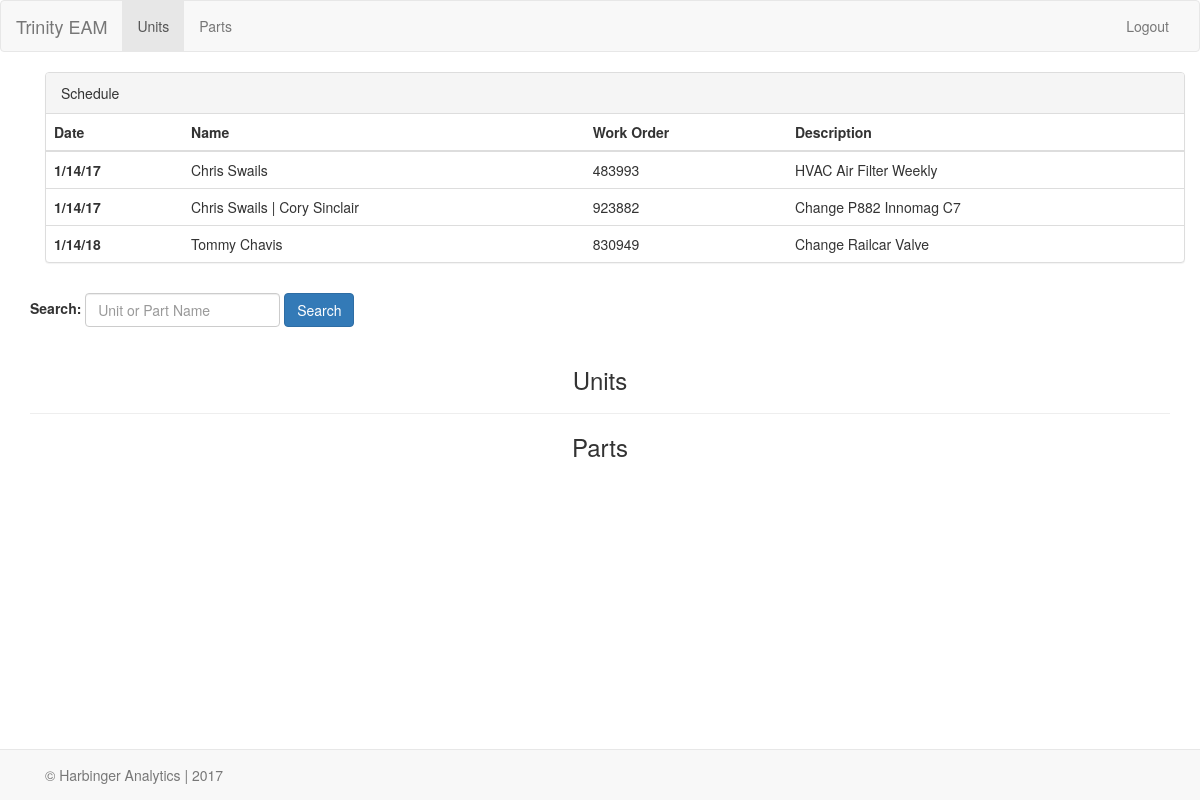
The page / (signed in) on the database as committed earlier.
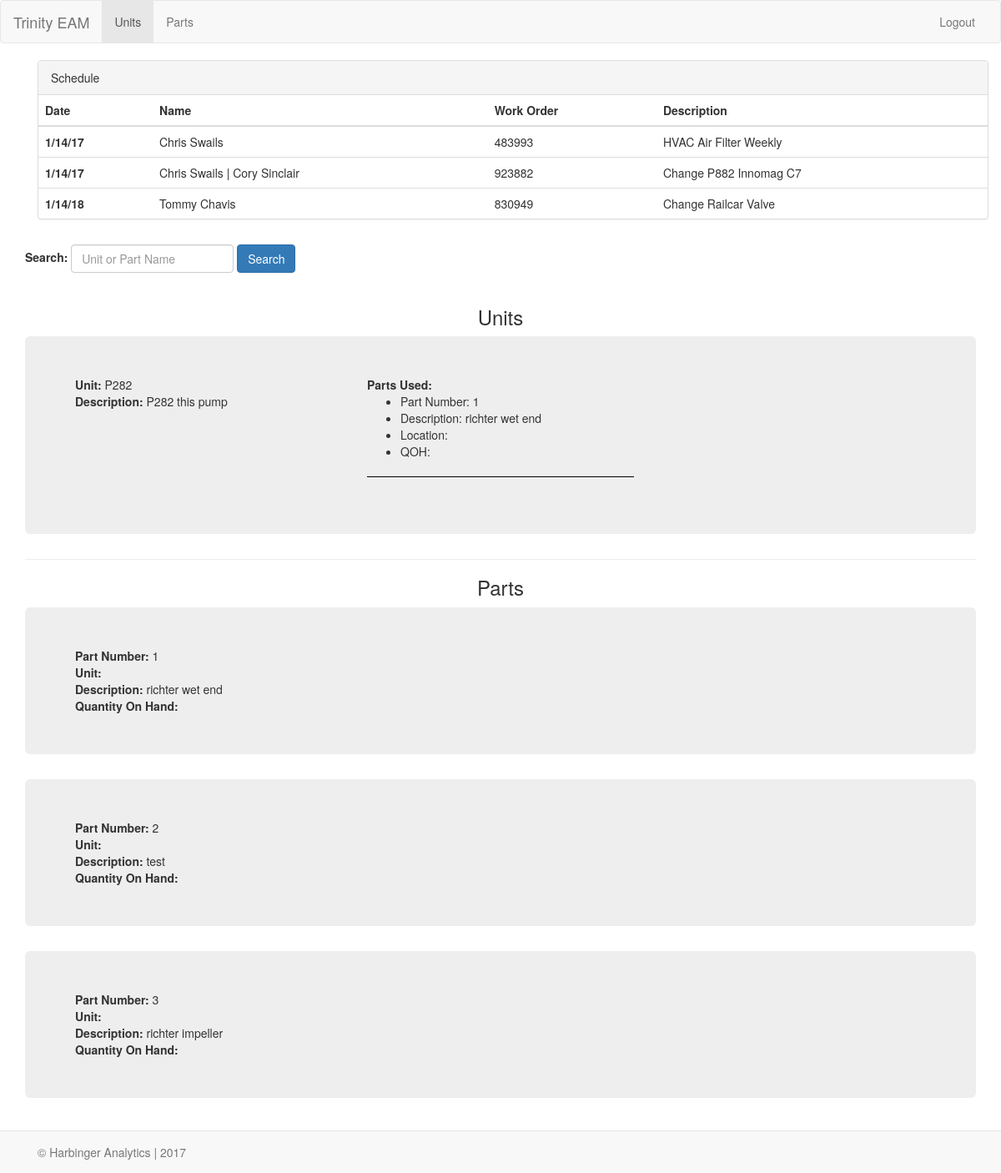
The same page on the database as committed later.
### models.py (models this page shows, shortened)
class Unit(db.Model):
    __tablename__="unit"
    id=db.Column(db.Integer, primary_key=True)
    unit_name=db.Column(db.String(200), unique=True)
    description=db.Column(db.String(1000), nullable=True)

class Part(db.Model):
    __tablename__="part"
    id=db.Column(db.Integer, primary_key=True)
    description=db.Column(db.String(1000), nullable=False)
    units=db.relationship('Unit', secondary='unit_part', backref=db.backref('spares', lazy='dynamic'))
    warehouses=db.relationship('Warehouse', secondary='warehouse_part', backref=db.backref('location', lazy='dynamic'))

### app.py (the view)
@app.route('/')
@login_required
def home():
    units=db.session.query(Unit).all()
    parts=db.session.query(Part).all()
    return render_template('index.html', units=units, parts=parts)

### app.py (called while the page is built)
def login_required(f):
    @wraps(f)
    def wrap(*args, **kwargs):
        if 'logged_in' in session:
            return f(*args, **kwargs)
        else:
            flash('You need to login first.')
            return redirect(url_for('login'))
    return wrap

### templates/index.html (shortened to what this page needs)
{% extends "base.html" %}
{% block content %}
<div class="container">
    <div class="panel panel-default">
    <div class="panel-heading">Schedule</div>
    <table class="table table-sm">
    <thead>
      <tr>
        <th>Date</th>
        <th>Name</th>
        <th>Work Order</th>
        <th>Description</th>
      </tr>
    </thead>
    <tbody>
      <tr>
        <th scope="row">1/14/17</th>
        <td>Chris Swails</td>
        <td>483993</td>
        <td>HVAC Air Filter Weekly</td>
      </tr>
      <tr>
        <th scope="row">1/14/17</th>
        <td>Chris Swails | Cory Sinclair</td>
        <td>923882</td>
        <td>Change P882 Innomag C7</td>
      </tr>
      <tr>
        <th scope="row">1/14/18</th>
        <td>Tommy Chavis</td>
        <td>830949</td>
        <td>Change Railcar Valve</td>
      </tr>
    </tbody>
  </table>
  </div>
</div>
<form class="form-inline">
  <div class="form-group">
    <label for="example-search-input" class="col-4 col-form-label">Search:</label>
      <input class="form-control" type="search" placeholder="Unit or Part Name" id="search-input">
      <button type="submit" class="btn btn-primary">Search</button>
  </div>
</form>
<br>
  <h3 class="text-center">Units</h3>
  {% for unit in units %}
  <div class="jumbotron">
    <div class="row">
      <div class="col-md-4">
    <strong>Unit:</strong> {{ unit.unit_name }} <br>
    <strong>Description:</strong> {{ unit.description }} <br>
  </div>
      <div class="col-md-4">
    <strong>Parts Used:</strong>  {% for each in unit.spares %}
      <ul>
        <li>Part Number: {{ each.id}}</li>
        <li>Description: {{each.description}}</li>
        <li>Location: </li>
        <li>QOH:</li>
      </ul>
      <hr style="border-color: black;">
    {% endfor %}
  </div>
  </div>
</div>
    {% endfor %}
  <hr>
  <h3 class="text-center">Parts</h3>
{% for part in parts %}
<div class="jumbotron">
  <strong>Part Number:</strong> {{ part.id }}<br>
  <strong>Unit:</strong> {{ part.name }} <br>
  <strong>Description:</strong> {{ part.description }} <br>
  <strong>Quantity On Hand:</strong> {{part.quantity_on_hand}}
  <br>
</div>
{% endfor %}
{% endblock %}

### templates/base.html (shortened to what this page needs)
<!DOCTYPE html>
<html>
  <head>
    <link href="{{ url_for('static', filename='bootstrap.min.css') }}" rel="stylesheet">
  </head>
  <body>
  <nav class="navbar navbar-default">
  <div class="container-fluid">
    <div class="navbar-header">
      <a class="navbar-brand" href="/">Trinity EAM</a>
    </div>
    <div class="collapse navbar-collapse">
      <ul class="nav navbar-nav">
        <li class="active"><a href="/units">Units <span class="sr-only">(current)</span></a></li>
        <li><a href="/parts">Parts</a></li>
      </ul>
      <ul class="nav navbar-nav navbar-right">
        <li><a href="/user">{{ logged_username }}</a></li>
        <li><a href="/logout">Logout</a></li>
      </ul>
    </div>
  </div>
</nav>
    <div class="container"   style="margin-bottom: 60px;">
      {% block content %}{% endblock %}
    </div>
    <div class="navbar navbar-default navbar-fixed-bottom" role="navigation"  style="margin-bottom: 0px;" >
    	<div class="container">
    		<p class ="navbar-text"> &copy; Harbinger Analytics | 2017</p>
    	</div>
    </div>
  </body>
</html>

Rows that differ between the two databases and show on the page:
added Unit: unit_name "P282", description "P282 this pump"
added Part: id "1", description "richter wet end"
added Part: id "2", description "test", shown under "Parts"
added Part: id "3", description "richter impeller", shown under "Parts"
